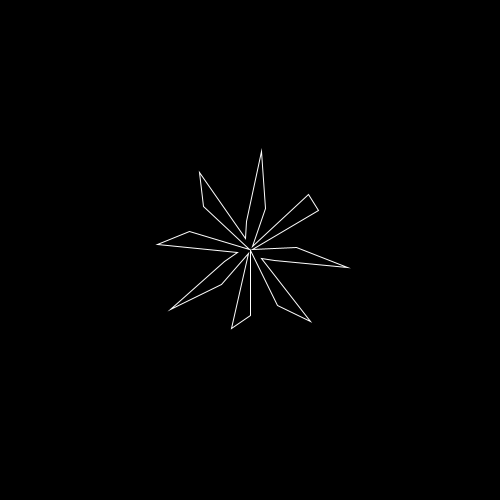
Frame 1 (no input)
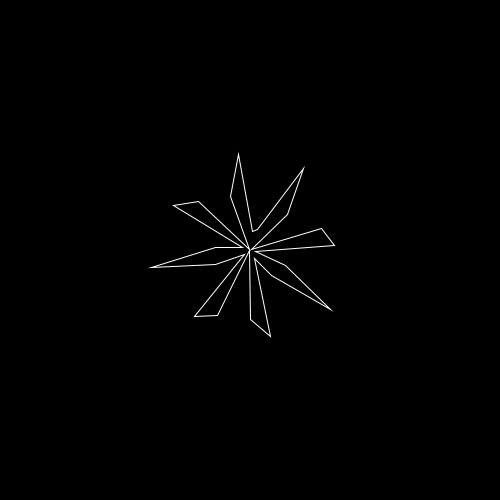
Frame 60 (the mouse pressed at the canvas centre just before this capture)
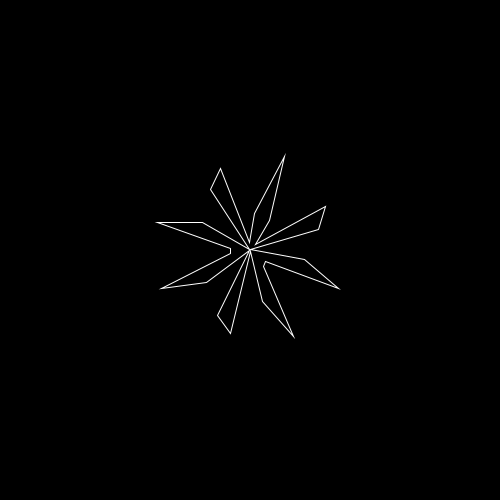
Frame 120 (the mouse held since frame 60 and released just before this capture)

The Processing sketch that drew these frames (run headless with seeded random() and noise(); from frame 60 on, the mouse is pressed at the canvas centre):

// Processing sketch: sketch_190711j
// ── sketch_190711j.pde
float r;
float cx;
float cy;
float pointNum;
float rad;
float x;
float y;
void setup() {
  size(500, 500);
  r = 400;
  cx = width/2;
  cy = height/2;
}


void draw() {
  background(0);
  noFill();
  stroke(255);
  strokeWeight(1.0);
  pointNum = 27.0;
  beginShape();
  for (int i = 0; i<pointNum; i++){
    float deg = millis()/8.0+254.0*i;
    float mrad = radians(deg);
    float pingPong = sin(mrad);
    float r = map(pingPong,-1.0,1.0,0.0,100.0);
    rad = radians(360/pointNum);
    x = cx + r*sin(rad*i);
    y = cy + r*cos(rad*i);
    vertex(x,y);
  }
  endShape(CLOSE);
  }
